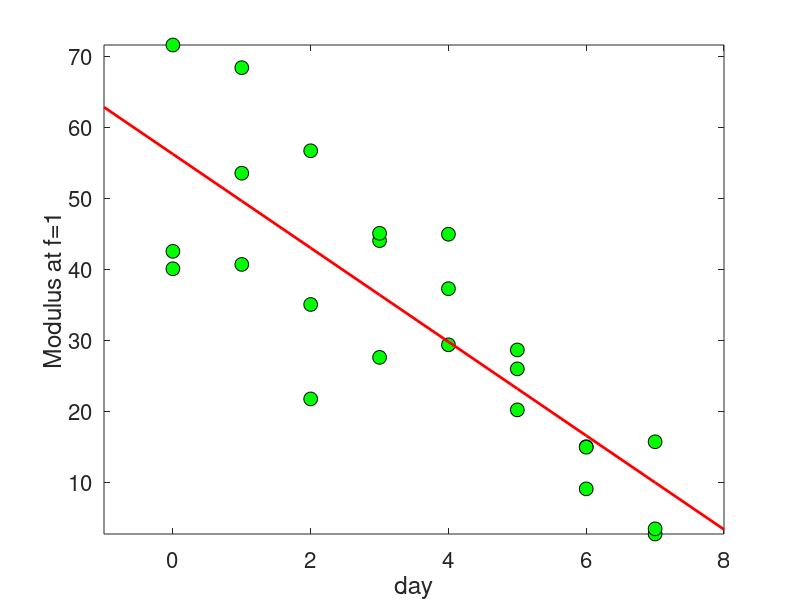

Here is the MATLAB script that generated this plot:
 disp('Scaffold Degradation')
 lw = 3; 
 set(0, 'DefaultAxesFontSize', 16);
 fs = 16;
 msize = 10;

degradation =[...
0  42.520	 ;...	
0  71.590    ;...	
0  40.063	 ;...	
1  68.397	 ;...	
1  53.527	 ;...	
1  40.676	 ;...
2  21.724	 ;...	
2  35.032	 ;...	
2  56.687	 ;...	
3  44.029	 ;...	
3  45.058	 ;...	
3  27.579	 ;...	
4  44.929	 ;...	
4  29.348	 ;...	
4  37.259	 ;...	
5  28.625	 ;...	
5  25.956	 ;...	
5  20.179	 ;...	
6  14.994	 ;...	
6  9.051	 ;...	
6  14.923	 ;...
7  2.692	 ;...	
7  15.688	 ;...	
7   3.420	 ];
%---------------------------
day   = degradation(:,1);
mod1  = degradation(:,2);   


close all; plot(day,  mod1, 'o','MarkerSize',msize,...
'MarkerFaceColor','g','MarkerEdgeColor','k')
[b1 bint1 res1 resint1 stats1] = regress(  mod1, [ones(size(day)) day]);
hold on
plot( [-1:8], b1(1)+ b1(2)*[-1:8], 'r-', 'LineWidth',2)
xlabel('day'); ylabel('Modulus at f=1')
axis tight
%print -depsc 'C:\Springer\Reg\Regeps\finalp.eps'


n = length(mod1);
%%%%%%%%%%%%%%%%%%%%%%%%%%%%%%%%%%%%%%
p = 2; %number of parameters (beta0, beta1)
% beta0 estimated by b0; beta1 estimated by b1
%sums of squares
% 'Abdomen measurement is "x" and the response brox is "y".
% Sums of Squares
SXX = sum( (day - mean(day)).^2 )  %126
SYY = sum(  (mod1 - mean(mod1)).^2 ) %8.0763e+003
SXY = sum( (day - mean(day)).* (mod1 - mean(mod1)) ) % -832.9750

% estimators of coefficients beta1 and beta0
b1 = SXY/SXX   % -6.6109
b0 = mean(mod1) - b1 * mean(day) % 56.2193
% predictions
mod1hat = b0 + b1 * day;
%residuals
res = mod1 - mod1hat;
% ANOVA Identity
SST = sum(  (mod1 - mean(mod1)).^2 ) %8.0763e+003 which is SYY
SSR = sum(  (mod1hat - mean(mod1)).^2 ) %5.5067e+003
SSE = sum(  (mod1 - mod1hat).^2 ) %2.5695e+003 which is sum(res.^2)
% forming F and test of adequacy of linear regression
MSR = SSR/(p - 1) %5.5067e+003
MSE = SSE/(n - p)  %116.7973 should be sigma2hat
F = MSR/MSE   %47.1477
pvalue = 1-fcdf(F, p-1, n-p) %6.7600e-007 H_0: regression has beta1=0, no need for 
% linear fit
%  Other measures of goodness of fit
R2 = SSR/SST %0.6818
R2adj = 1 - (n-1)/(n-p)* SSE/SST  %0.6674
s = sqrt(MSE)  %10.8073
%  Standard error of coefficient estimators
sb1 = s/sqrt(SXX)  %0.9628
sb0 = s * sqrt(1/n + (mean(mod1))^2/SXX ) %31.9264

% are the coefficients equal to 0?
t1 = b1/sb1  %-6.8664
pb1 = 2 * (1-tcdf(abs(t1),n-p) )  %6.7600e-007
t0 = b0/sb0 %1.7609
pb0 = 2 * (1-tcdf(abs(t0),n-p) ) %0.0922

% predicting y for the new observation x, CI and PI
newx = 5.5; 
mod1pred = b0 + b1 * newx  %19.8593
sym = s * sqrt(1/n + (mean(day) - newx)^2/SXX ) % 2.9282,  s for y mean
syp = s * sqrt(1 + 1/n + (mean(day) - newx)^2/SXX ) %11.1969, s for y prediction
%intervals CI and PI
alpha = 0.05;
%mean response interval
lbym = mod1pred - tinv(1-alpha/2, n-p) * sym;
rbym = mod1pred + tinv(1-alpha/2, n-p) * sym;
% prediction interval
lbyp = mod1pred - tinv(1-alpha/2, n-p) * syp;
rbyp = mod1pred + tinv(1-alpha/2, n-p) * syp;
%print the intervals
[lbym rbym] %  13.7865   25.9320
[lbyp rbyp] %-3.3618   43.0803

% PINK
% (a) Use the moduli for frequency $f= 1.$  Write down linear equation model
% {\tt  mod1 = b0 + b1 * day}, where $b_0$ and $b_1$ are estimators of the population
% intercept and slope. What is $R^2$ for your regression. [56.2193 - 6.6109
% day], 0.6818.
% 
% (b) Test the hypothesis that population intercept is equal to 100,
% versus the alternative that it is smaller than 100.
% 
tpink = (b0 - 100)/sb0   %-1.3713
ppink = tcdf(tpink, n-p) %0.0921
% (c) Find 96 \% Confidence Interval for the population slope.
% 
[b1 - norminv(0.98) * sb1, b1 + norminv(0.98) * sb1]  % -8.5882   -4.6336
% (d) At time {\tt day = 5.5} find the  prediction of the modulus.
% What is the standard deviation for this predicted value?
%   19.8593, 11.1969


